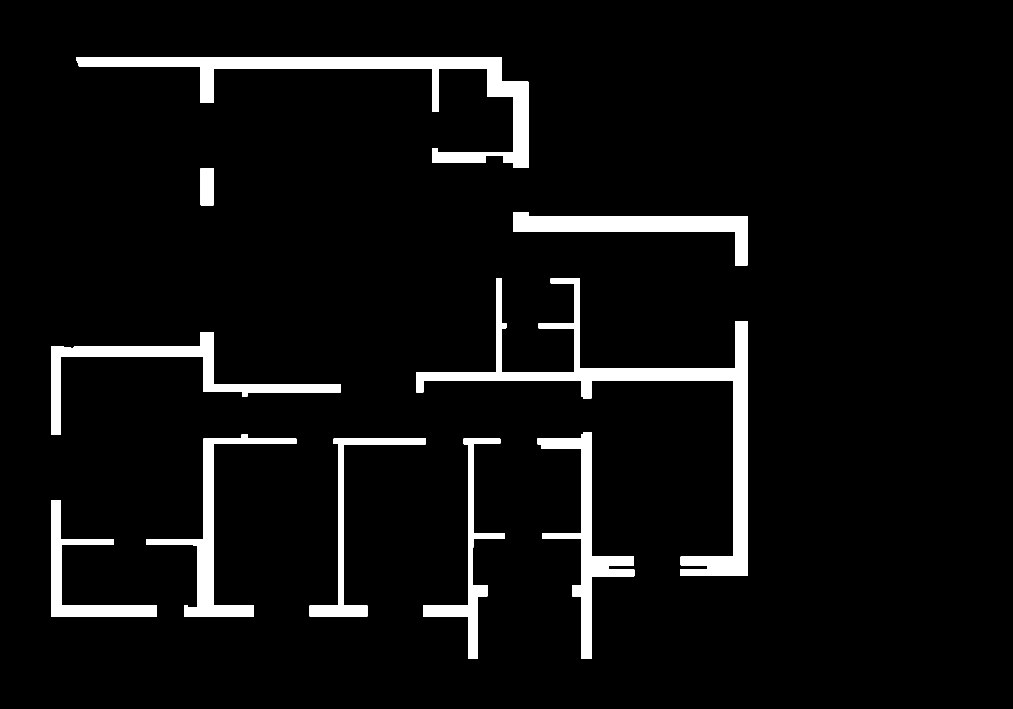
#> input picture Projects/Kedma_D1/job/hand/wallmask.png, 7087 x 4961 px, found by its file name (shown at 1/7 size)
$ python build_clean.py wallmask.png
#> lines starting #> are read from the running program, lines starting #| are printed output that depends on the picture; after the words box and inside, x2 and y2 are one past the last pixel; in counts of white or black regions, pixels touching at a corner belong together
"""kedma-d1 hand trace, step 4 ($0): the clean sheet and the tracer config.

The tracer (trace-plan.mjs) reads a clean CAD-like raster: white sheet, flat grey wall fill, thin black strokes; its thresholds
are in pixels, tuned at 2.25 px/cm (apartment 846). This script draws that sheet from the sales plan's own wall fill
(hand/wallmask.png, native 3.3506 px/cm) and from hand/geometry.json, and writes the config:
  hand/clean.png            white 255, walls 110, glazing and railings as double black lines
  hand/trace-config.json    cameras (room seeds), bars (zone boundaries + one bar across every door/window gap), house keys
  hand/cameras.stub.json    {"scenes": []}  (run-project places the cameras)
  hand/transform.json       native px -> clean px -> cm, so every later step maps back to the sheet
usage: python build_clean.py <job dir> [--front-door-gap gap-N] [--skip gap-A,gap-B]
"""
import json
import sys
from pathlib import Path

import cv2
import numpy as np

job = Path(sys.argv[1]).resolve()
hand = job / "hand"
args = sys.argv[2:]
opt = lambda k, d=None: args[args.index(k) + 1] if k in args else d
g = json.loads((hand / "geometry.json").read_text(encoding="utf-8"))
#> (reads Projects/Kedma_D1/job/hand/geometry.json from the repository)

PPC = 2.25                                   # the clean sheet's scale, the tracer's tuned scale
S = float(g["px_per_cm_native"])
F = PPC / S                                  # native px -> clean px
M = 500                                      # free sheet around the plan (a leaked flood must exceed 35 % of the image)
X0, Y0 = 150, 380                            # native top-left of the plan's bounding box, railings included
OX, OY = round(M - X0 * F), round(M - Y0 * F)


def cl(p):                                   # native px -> clean px (float)
    return (p[0] * F + OX, p[1] * F + OY)


def cm(p):                                   # native px -> cm in the clean frame
    x, y = cl(p)
    return [round(x / PPC, 1), round(y / PPC, 1)]


mask = cv2.imread(str(hand / "wallmask.png"), cv2.IMREAD_GRAYSCALE)
#> mask: shape (4961, 7087); 5.5% white; 10 white regions, largest, box (x1, y1, x2, y2) and area: (2912, 1947, 5232, 4030) 448948, (532, 402, 3698, 1173) 377345, (3591, 1486, 5231, 1857) 198730
for w in g["extra_walls"]:
    x0, y0, x1, y1 = w["rect"]
    mask[y0:y1, x0:x1] = 255
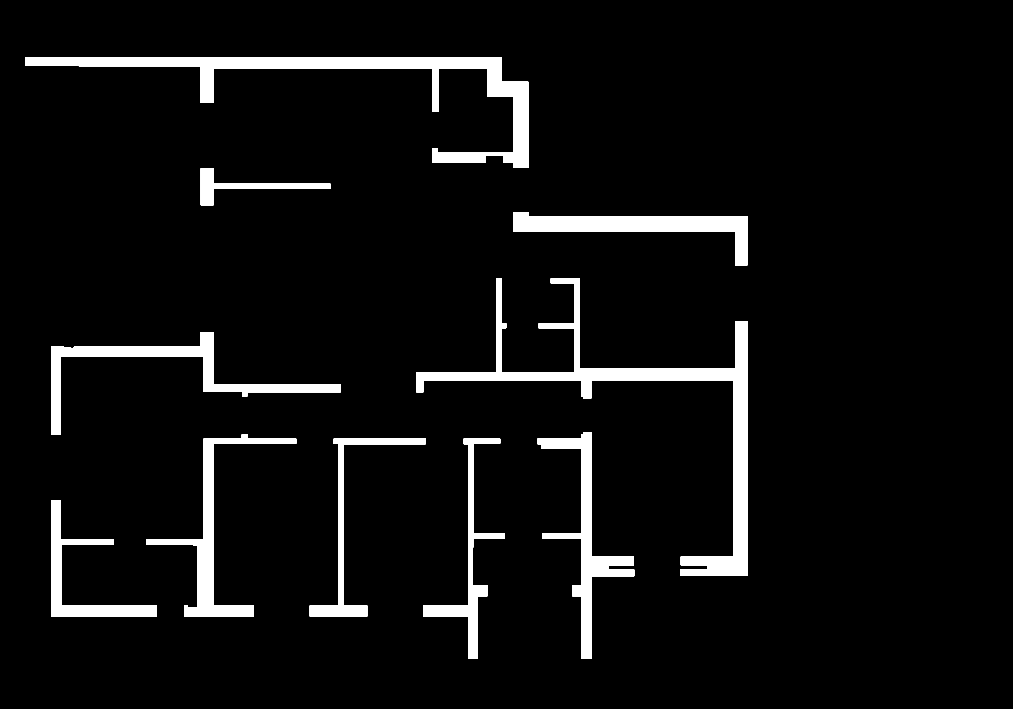
#> mask: shape (4961, 7087) (shown at 1/7 size); 5.6% white; 10 white regions, largest, box (x1, y1, x2, y2) and area: (2912, 1947, 5232, 4030) 448948, (178, 402, 3698, 1173) 398905, (3591, 1486, 5231, 1857) 198730
small = cv2.resize(mask, None, fx=F, fy=F, interpolation=cv2.INTER_AREA)
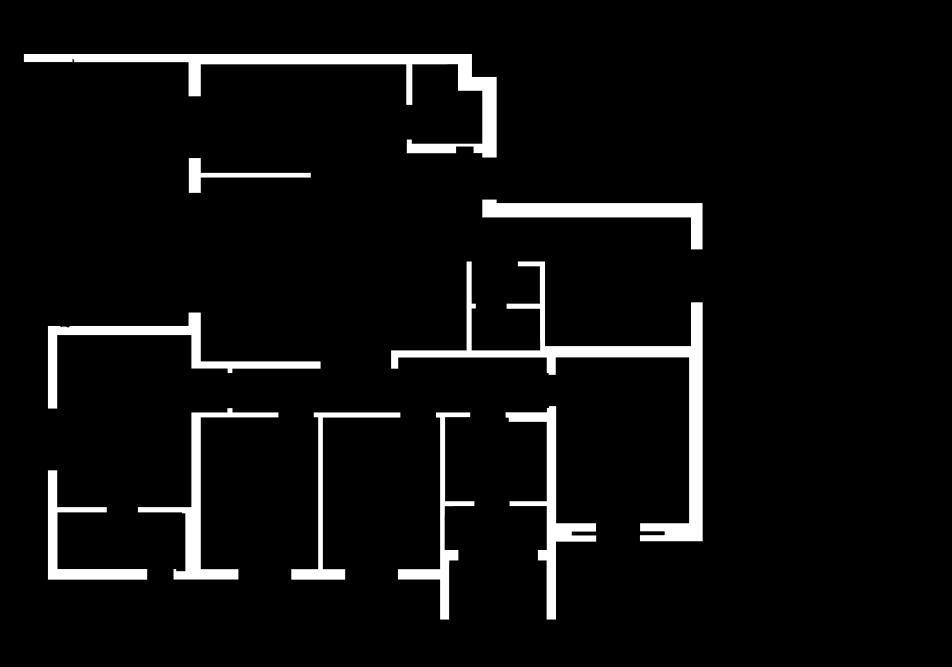
#> small: shape (3331, 4759) (shown at 1/5 size); min 0, max 255, mean 14.4
W = int(round((5232 - X0) * F)) + 2 * M
H = int(round((4616 - Y0) * F)) + 2 * M
wall = np.zeros((H, W), np.uint8)
h, w_ = small.shape
#> h = 3331; w_ = 4759
wall[OY:OY + h, OX:OX + w_][small[: H - OY, : W - OX] >= 128] = 1
sheet = np.full((H, W), 255, np.uint8)


def dbl(a, b):
    """two parallel 2 px black lines with a 3 px white gap, along an axis-aligned segment (native px ends)"""
    (ax, ay), (bx, by) = cl(a), cl(b)
    if abs(ax - bx) < abs(ay - by):          # vertical
        x = int(round(ax)); y0, y1 = sorted((int(round(ay)), int(round(by))))
        sheet[y0:y1 + 1, x - 3:x - 1] = 0; sheet[y0:y1 + 1, x + 2:x + 4] = 0
    else:
        y = int(round(ay)); x0, x1 = sorted((int(round(ax)), int(round(bx))))
        sheet[y - 3:y - 1, x0:x1 + 1] = 0; sheet[y + 2:y + 4, x0:x1 + 1] = 0


glazed = []
for win in g["windows"]:
    if win["kind"] != "sliding-door":
        continue                             # a window with a sill is an opening added after the trace; its gap gets a bar
    x0, y0, x1, y1 = win["rect"]
    if win["wall"] == "v":
        dbl(((x0 + x1) / 2, y0 - 6), ((x0 + x1) / 2, y1 + 6))
    else:
        dbl((x0 - 6, (y0 + y1) / 2), (x1 + 6, (y0 + y1) / 2))
    glazed.append(win["id"])
for r in g["railings"]:
    a, b = r["line"]
    ext = 12
    if a[0] == b[0]:
        dbl((a[0], min(a[1], b[1]) - ext), (a[0], max(a[1], b[1]) + 3))
    else:
        dbl((min(a[0], b[0]) - 3, a[1]), (max(a[0], b[0]) + ext, a[1]))
sheet[wall == 1] = 110                       # the fill last: every stroke ends exactly on a wall face
cv2.imwrite(str(hand / "clean.png"), sheet)
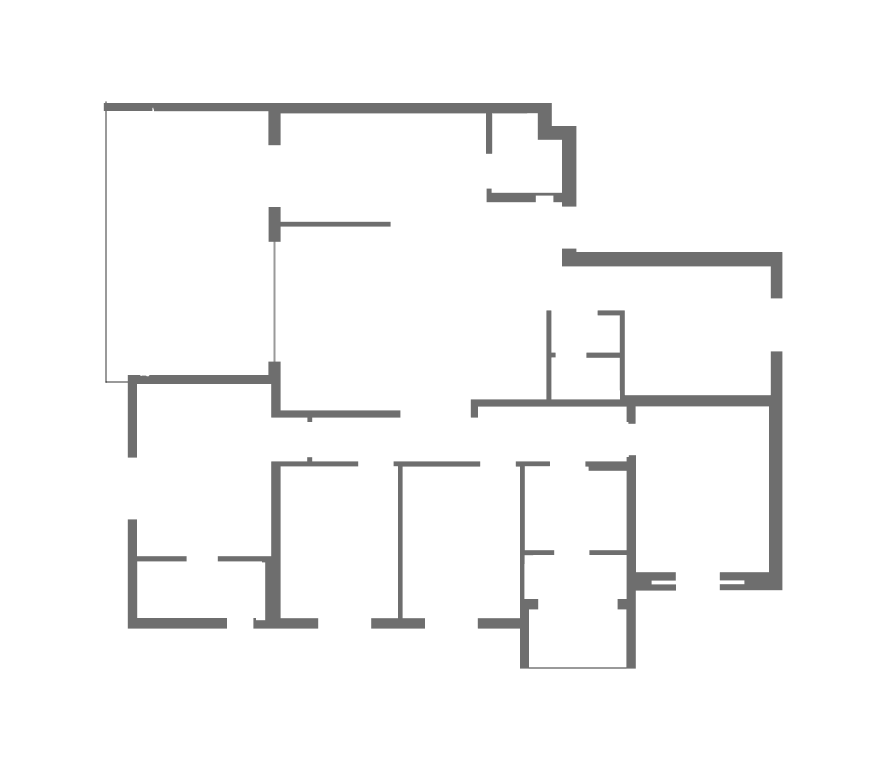
#> saved as clean.png: shape (3845, 4413) (shown at 1/5 size); min 0, max 255, mean 247.2

bars = []
for zb in g["zone_bars"]:
    pts = zb["points"]
    for i in range(len(pts) - 1):
        bars.append({"name": zb["name"] + (f" #{i + 1}" if len(pts) > 2 else ""), "a": cm(pts[i]), "b": cm(pts[i + 1])})
E = 8                                        # native px of overlap into the wall fill at both ends
gaps = [(d, "door") for d in g["doors"]] + [(w, "window") for w in g["windows"] if w["id"] not in glazed]
for it, what in gaps:
    x0, y0, x1, y1 = it["rect"]
    if it["wall"] == "v":
        a, b = ((x0 + x1) / 2, y0 - E), ((x0 + x1) / 2, y1 + E)
    else:
        ym = it.get("bar_at", (y0 + y1) / 2)
        a, b = (x0 - E, ym), (x1 + E, ym)
    bars.append({"name": f"{what} {it['id']}", "a": cm(a), "b": cm(b)})

# seal bars: the tracer leaves the stroke pixel next to a wall face out of the barrier (its 1 px wall halo), so a drawn double line
# alone leaks by one pixel at each end (run 2); a bar along every double line, ending inside the fill, closes it
for win in g["windows"]:
    if win["id"] in glazed:
        x0, y0, x1, y1 = win["rect"]
        a, b = (((x0 + x1) / 2, y0 - E), ((x0 + x1) / 2, y1 + E)) if win["wall"] == "v" else ((x0 - E, (y0 + y1) / 2), (x1 + E, (y0 + y1) / 2))
        bars.append({"name": f"seal {win['id']}", "a": cm(a), "b": cm(b)})
for r in g["railings"]:
    a, b = r["line"]
    if a[0] == b[0]:
        a, b = (a[0], min(a[1], b[1]) - 14), (a[0], max(a[1], b[1]) + 2)
    else:
        a, b = (min(a[0], b[0]) - 2, a[1]), (max(a[0], b[0]) + 14, a[1])
    bars.append({"name": f"seal {r['id']}", "a": cm(a), "b": cm(b)})

TYPE = {"master_bedroom": "bedroom", "mamad": "safe_room", "wc": "toilet", "dining": "hall", "laundry": "service_balcony"}
cams = []
for r in g["rooms"]:
    c = {"id": r["id"], "room_id": "r-" + r["id"], "name_he": r["he"], "name_en": r["en"], "type": TYPE.get(r["type"], r["type"]),
         "at_cm": cm(r["seed"])}
    if r.get("outdoor"):
        c["is_outdoor"] = True
    cams.append(c)

fixtures = []
for f in g.get("fixtures", []):
    x0, y0, x1, y1 = f["rect"]
    x0, y0, x1, y1 = x0 + 8, y0 + 8, x1 - 8, y1 - 8     # 2.4 cm inside the drawn outline: a box flush with a wall face has corners outside the traced room loop
    along_x = (x1 - x0) >= (y1 - y0)
    row = {"id": f["id"], "room": f["room"], "kind": f["kind"], "centre_cm": cm(((x0 + x1) / 2, (y0 + y1) / 2)),
           "length_cm": round((x1 - x0 if along_x else y1 - y0) / S, 1), "depth_cm": round((y1 - y0 if along_x else x1 - x0) / S, 1),
           "angle_deg": 0 if along_x else 90, "height_cm": f["height_cm"]}
    for k in ("note", "words_en", "tall_type"):
        if f.get(k):
            row[k] = f[k]
    fixtures.append(row)

P = lambda name: str(hand / name).replace("\\", "/")
cfg = {
    "note": "kedma-d1 (Kedma, Etz Efraim, building D apartment 1): the hand trace config; cm in the clean-sheet frame (clean px / 2.25); built by hand/build_clean.py from hand/geometry.json",
    "apartment_id": "kedma-d1",
    "source_file": "jobs/kedma-d1/hand/clean.png: the wall fill of the sales-plan sheet 'bldg-d-apt-1.pdf' (sha256 d90f50bf...) redrawn clean at 2.25 px/cm",
    "trace_date": "2026-11-16",
    "scale_basis": g["scale_basis"] + f"; native {S} px/cm, clean sheet 2.25 px/cm",
    "rights_state": "partner-supplied",
    "rights_note": "the developer's sales plan (Pesel Yazamot), handed to Eliran; nothing is published without his word",
    "ceiling_height_cm": 290, "eye_cm": 160, "floor_height_cm": 320,
    "floor_height_note": "floor 1 (the sheet says 'קומה א') at about 3.2 m floor to floor: an assumption, the sheet carries no section",
    "roofed_outdoor": True,
    "roofed_note": "assumption: the balcony sits under the balcony above (the sheet marks only a corner notch as 'the line of the balcony above')",
    "assumptions": g["assumptions"],
    "open_radius_px": 5, "simplify_cm": 3, "door_dilate_px": 5, "cut_px": 8, "near_wall_px": 16, "dimension_min_cm": 100,
    "opening_min_cm": 55, "door_gap_cm": [55, 140],
    "double_count_min": 24,
    "double_note": "24, not 32: the last two pixels of a drawn double line at a wall face count 24 and 28 in the 11x11 box; at 32 they stay single, are cut near the wall and leave a 1 px leak (run 1: living, balcony and laundry leaked)",
    "front_door_gap": opt("--front-door-gap", "gap-0"),
    "skip_auto_bars": [s for s in (opt("--skip", "") or "").split(",") if s],
    "export_plan": P("plan.general.json"), "walls_extracted": P("walls-extracted.json"), "walls_recompute": True,
    "cameras_json": P("cameras.stub.json"), "dump_barrier_png": P("barrier.png"),
    "bars": bars, "cameras": cams, "fixtures": fixtures,
}
(hand / "trace-config.json").write_text(json.dumps(cfg, ensure_ascii=False, indent=1) + "\n", encoding="utf-8")
(hand / "cameras.stub.json").write_text('{"scenes": []}\n', encoding="utf-8")
(hand / "transform.json").write_text(json.dumps({"native_px_per_cm": S, "clean_px_per_cm": PPC, "F": F, "offset_px": [OX, OY],
                                                 "clean_size": [W, H], "note": "clean = native * F + offset; cm = clean / 2.25"}, indent=1) + "\n", encoding="utf-8")
print(f"clean {W}x{H}, wall px {int(wall.sum())}, F {F:.5f}, offset {OX},{OY}; bars {len(bars)}, cameras {len(cams)}, glazed {glazed}")
print("pixel(5,5) =", int(sheet[5, 5]))
